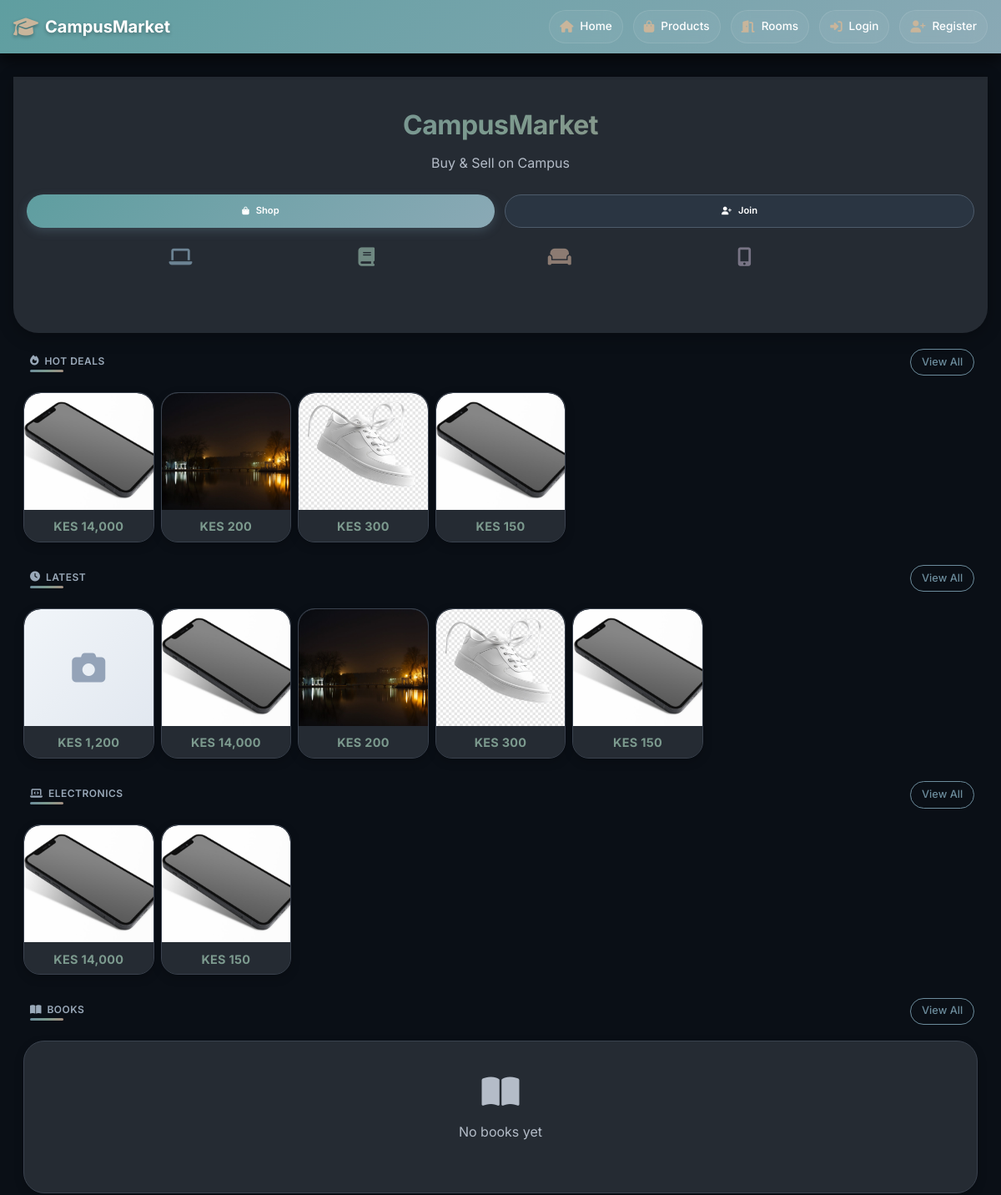
Before: / (upper part) with the older database file.
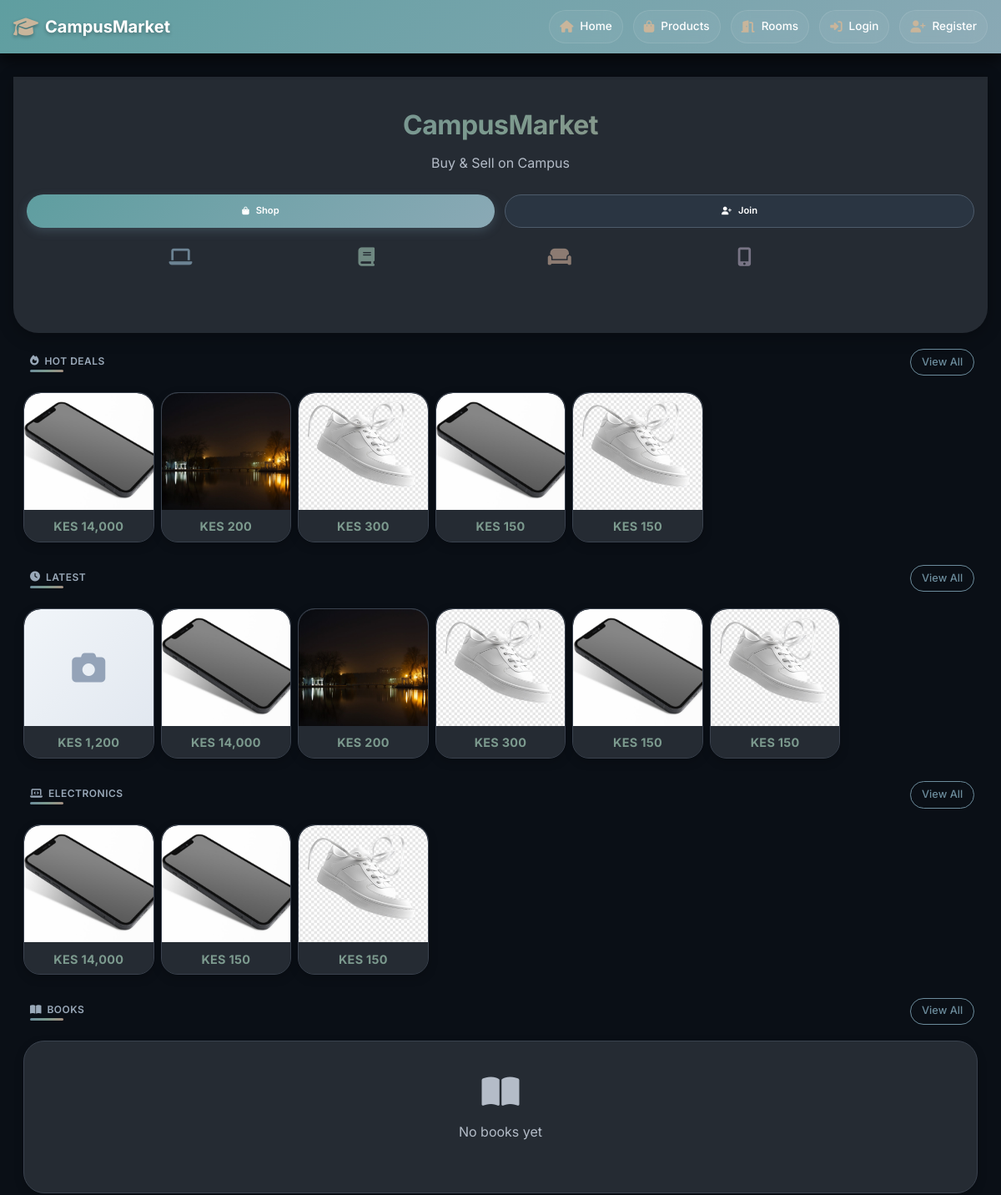
After: the same page with the newer database file.
### app/models.py (models this page shows, shortened)
class Product(db.Model):
    __tablename__ = 'products'
    id = db.Column(db.Integer, primary_key=True)
    title = db.Column(db.String(100), nullable=False)
    description = db.Column(db.Text)
    price = db.Column(db.Float, nullable=False)
    condition = db.Column(db.String(20))
    contact_info = db.Column(db.Text)
    is_fast_moving = db.Column(db.Boolean, default=False)
    is_active = db.Column(db.Boolean, default=True)
    is_sold = db.Column(db.Boolean, default=False)
    Token = db.Column(db.Float, nullable=False)
    category_id = db.Column(db.Integer, db.ForeignKey('categories.id'), nullable=False)
    seller_id = db.Column(db.Integer, db.ForeignKey('users.id'), nullable=False)
    image_group_id = db.Column(db.Integer, db.ForeignKey('product_image_groups.id'), nullable=True)
    created_at = db.Column(db.DateTime, default=datetime.utcnow)
    updated_at = db.Column(db.DateTime, default=datetime.utcnow, onupdate=datetime.utcnow)
    hostel_name = db.Column(db.String(100), nullable=False, default='')
    location = db.Column(db.String(100), nullable=False, default='')
    leave_date = db.Column(db.DateTime, nullable=False, default=datetime.utcnow)
    room_type = db.Column(db.String(20), default='single')
    deposit = db.Column(db.Float, default=0)
    commission_percentage = db.Column(db.Float, default=0)
    is_commission_listing = db.Column(db.Boolean, default=False)
    status = db.Column(db.String(20), default='available')
    agreement_user_id = db.Column(db.Integer, db.ForeignKey('users.id'), nullable=True)
    agreement_expires_at = db.Column(db.DateTime, nullable=True)
    booked_at = db.Column(db.DateTime, nullable=True)
    total_unlocks = db.Column(db.Integer, default=0)
    last_interest_update = db.Column(db.DateTime, default=datetime.utcnow)
    payments = db.relationship('Payment', back_populates='product', lazy=True, cascade="all, delete-orphan")
    chats = db.relationship('Chat', back_populates='product', lazy=True, cascade='all, delete-orphan')
    offers = db.relationship('Offer', back_populates='product', lazy=True, cascade='all, delete-orphan')
    unlocks = db.relationship(
    'ProductUnlock',
    back_populates='product',
    cascade='all, delete-orphan'
)
    notifications = db.relationship(
    'Notification',
    back_populates='product',
    cascade='all, delete-orphan'
)
    agreement_user = db.relationship('User', foreign_keys=[agreement_user_id])
    category = db.relationship('Category', back_populates='products')
    seller = db.relationship('User', foreign_keys=[seller_id], back_populates='products')
    image_group = db.relationship('ProductImageGroup', back_populates='product')
    @property
    def image(self):
        if self.image_group and self.image_group.images:
            return self.image_group.images[0].filename
        return None

class ProductImage(db.Model):
    __tablename__ = 'product_images'
    id = db.Column(db.Integer, primary_key=True)
    filename = db.Column(db.String(255), nullable=False)
    filepath = db.Column(db.String(500), nullable=False)
    uploaded_at = db.Column(db.DateTime, default=datetime.utcnow)
    group_id = db.Column(db.Integer, db.ForeignKey('product_image_groups.id'))
    group = db.relationship('ProductImageGroup', back_populates='images')

### app/main/routes.py (the view)
@main_bp.route('/')
def index():
    all_products = Product.query.filter(
        Product.is_active == True,
        Product.is_sold == False,
        Product.hostel_name == ""  # Regular products only
    ).limit(12).all()
    fast_moving = Product.query.filter(
        Product.is_fast_moving == True,
        Product.is_sold == False,
        Product.hostel_name == ""  # Regular products only
    ).all()
    categories = Category.query.all()
    products_by_category = {}
    for category in categories:
        products_by_category[category.id] = Product.query.filter(
            Product.category_id == category.id,
            Product.is_active == True,
            Product.is_sold == False,
            Product.hostel_name == ""
        ).limit(8).all()
    return render_template("main/index.html",
                         all_products=all_products,
                         fast_moving=fast_moving,
                         categories=categories,
                         products_by_category=products_by_category)

### app/templates/main/index.html (shortened to what the changed rows need)
{% extends "base.html" %}
{% block content %}
<section class="hero">
    <div class="hero-content">
        <h1 class="hero-title">CampusMarket</h1>
    </div>
</section>
<section id="hotdeals" class="compact-section">
    <div class="section-header">
        <h2 class="section-title">
            <i class="fas fa-fire"></i> Hot Deals
        </h2>
    </div>
    {% if fast_moving %}
        <div class="compact-grid">
            {% for product in fast_moving %}
                <div class="compact-card" onclick="window.location='{{ url_for('products.view_product', product_id=product.id) }}'">
                    <div class="card-image">
                        {% if product.image %}
                            <img src="{{ url_for('static', filename='uploads/product_images/' + product.image) }}"
                                 alt="{{ product.title }}"
                                 loading="lazy"
                                 onerror="this.style.display='none'; this.nextElementSibling.style.display='flex';">
                        {% else %}
                            <div class="image-placeholder">
                                <i class="fas fa-camera"></i>
                            </div>
                        {% endif %}
                    </div>
                    <div class="card-content">
                        <p class="card-price">KES {{ "{:,.0f}".format(product.price) }}</p>
                    </div>
                </div>
            {% endfor %}
        </div>
    {% endif %}
</section>
<section id="latest" class="compact-section">
    <div class="section-header">
        <h2 class="section-title">
            <i class="fas fa-clock"></i> Latest
        </h2>
    </div>
    {% if all_products %}
        <div class="compact-grid">
            {% for product in all_products %}
                <div class="compact-card" onclick="window.location='{{ url_for('products.view_product', product_id=product.id) }}'">
                    <div class="card-image">
                        {% if product.image %}
                            <img src="{{ url_for('static', filename='uploads/product_images/' + product.image) }}"
                                 alt="{{ product.title }}"
                                 loading="lazy"
                                 onerror="this.style.display='none'; this.nextElementSibling.style.display='flex';">
                            <div class="image-placeholder" style="display: none;">
                                <i class="fas fa-camera"></i>
                            </div>
                        {% else %}
                            <div class="image-placeholder">
                                <i class="fas fa-camera"></i>
                            </div>
                        {% endif %}
                    </div>
                    <div class="card-content">
                        <p class="card-price">KES {{ "{:,.0f}".format(product.price) }}</p>
                    </div>
                </div>
            {% endfor %}
        </div>
    {% endif %}
</section>
<section id="electronics" class="compact-section">
    <div class="section-header">
        <h2 class="section-title">
            <i class="fas fa-laptop-code"></i> Electronics
        </h2>
    </div>
    {% set electronics_category = categories|selectattr("name", "equalto", "Electronics")|first %}
    {% set electronics_products = products_by_category.get(electronics_category.id, []) if electronics_category else [] %}
    {% if electronics_products %}
        <div class="compact-grid">
            {% for product in electronics_products[:8] %}
                <div class="compact-card" onclick="window.location='{{ url_for('products.view_product', product_id=product.id) }}'">
                    <div class="card-image">
                        {% if product.image %}
                            <img src="{{ url_for('static', filename='uploads/product_images/' + product.image) }}"
                                 alt="{{ product.title }}"
                                 loading="lazy"
                                 onerror="this.style.display='none'; this.nextElementSibling.style.display='flex';">
                        {% else %}
                            <div class="image-placeholder">
                                <i class="fas fa-camera"></i>
                            </div>
                        {% endif %}
                    </div>
                    <div class="card-content">
                        <p class="card-price">KES {{ "{:,.0f}".format(product.price) }}</p>
                    </div>
                </div>
            {% endfor %}
        </div>
    {% else %}
        <div class="empty-compact">
            <i class="fas fa-laptop-code"></i>
            <p>No electronics yet</p>
        </div>
    {% endif %}
</section>
<section id="books" class="compact-section">
    <div class="section-header">
        <h2 class="section-title">
            <i class="fas fa-book-open"></i> Books
        </h2>
    </div>
    {% set books_category = categories|selectattr("name", "equalto", "Books")|first %}
    {% set books_products = products_by_category.get(books_category.id, []) if books_category else [] %}
</section>
    {% set furniture_category = categories|selectattr("name", "equalto", "Furniture")|first %}
    {% set furniture_products = products_by_category.get(furniture_category.id, []) if furniture_category else [] %}
    {% set fashion_category = categories|selectattr("name", "equalto", "Fashion")|first %}
    {% set fashion_products = products_by_category.get(fashion_category.id, []) if fashion_category else [] %}
{% endblock %}

Changed rows visible on the page:
added Product: filename (picture), price "150"
